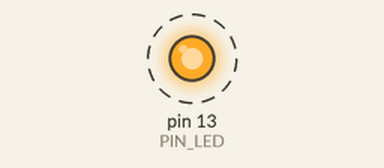
A sketch run on a simulated Arduino Uno, built with avr-gcc and run on an emulated ATmega328P. On the bench: output pins drawn as LEDs (lit = HIGH). Dashed ring = blinking. What the sketch prints to the serial monitor is not drawn.

Above: at 0.5 s.
Timing chart, 0 to 4.6 s (numbered marks = the images above):
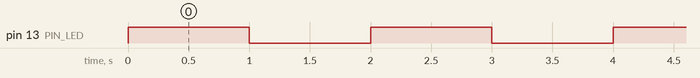

Measured:
- by itself, pin 13 (PIN_LED): alternates HIGH for 1.0 s and LOW for 1.0 s

The sketch:

04_example_3.ino
```cpp
#define PIN_LED 13
unsigned int count, toggle;

void setup() {
  pinMode(PIN_LED, OUTPUT);
  Serial.begin(112500); //Initialize serial port
  while (!Serial) {
    ; // wait for serial port to connect
  }
  Serial.println("Hello World!");
  count = toggle = 0;
  digitalWrite(PIN_LED, toggle); // turn off LED
}

void loop() {
  Serial.println(++count);
  toggle = toggle_state(toggle); // toggle LED value.
  digitalWrite(PIN_LED, toggle); // update LED status.
  delay(1000); // wait for 1,000 milliseconds
}

int toggle_state(int toggle) {;
  return !toggle;
}
```
